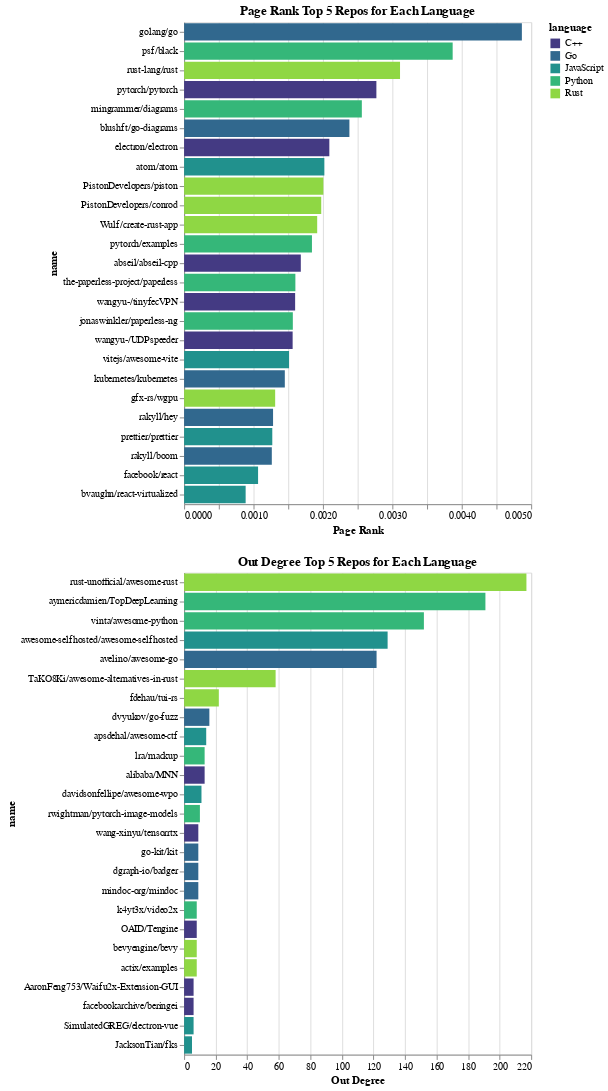

Notebook code cell kept with this figure:
### Markdown cell above
## Visualization of Analysis Results

### Code cell
import altair as alt
github_dataset = GitHubDataset(
    empty = False,
    file_path = './ghv9_tokenized.json',
    load_nlp = True,
    load_graph = True
)

results = []
for language in github_dataset.LANG_LIST:
    nodes = [node for _, node in github_dataset.G.nodes(data = True) if node['language'] == language]
    nodes.sort(reverse = True, key = lambda x: x['page_rank_0.90'])
    results += nodes[0:5]
page_rank_df = pd.DataFrame(results)
page_rank_df = page_rank_df.rename(columns={'page_rank_0.90': 'page_rank'})
page_rank_df.head()

results = []
for language in github_dataset.LANG_LIST:
    nodes = [node for _, node in github_dataset.G.nodes(data = True) if node['language'] == language]
    nodes.sort(reverse = True, key = lambda x: x['out_degree'])
    results += nodes[0:5]
out_degree_df = pd.DataFrame(results)
out_degree_df.head()

alt.Chart(page_rank_df).mark_bar().encode(
    x = alt.X('page_rank:Q', title='Page Rank'),
    y = alt.Y('name:N', sort = '-x'),
    color = alt.Color('language:O', scale=alt.Scale(scheme='viridis'))
).properties(
    title = 'Page Rank Top 5 Repos for Each Language',
    width = 360 
) & alt.Chart(out_degree_df).mark_bar().encode(
    x = alt.X('out_degree:Q', title='Out Degree'),
    y = alt.Y('name:N', sort = '-x'),
    color = alt.Color('language:O', scale=alt.Scale(scheme='viridis'))
).properties(
    title = 'Out Degree Top 5 Repos for Each Language',
    width = 360   
)

### Figure 1 — Vega-Lite specification as saved in the notebook (floating-point values rounded to 4 significant figures)
{"config": {"view": {"continuousWidth": 400, "continuousHeight": 300}}, "vconcat": [{"data": {"name": "data-5acddd41af1720ccb9db3c9541ede595"}, "mark": "bar", "encoding": {"color": {"type": "ordinal", "field": "language", "scale": {"scheme": "viridis"}}, "x": {"type": "quantitative", "field": "page_rank", "title": "Page Rank"}, "y": {"type": "nominal", "field": "name", "sort": "-x"}}, "title": "Page Rank Top 5 Repos for Each Language", "width": 360}, {"data": {"name": "data-560be703532cc8cf2dd49dea045d15e7"}, "mark": "bar", "encoding": {"color": {"type": "ordinal", "field": "language", "scale": {"scheme": "viridis"}}, "x": {"type": "quantitative", "field": "out_degree", "title": "Out Degree"}, "y": {"type": "nominal", "field": "name", "sort": "-x"}}, "title": "Out Degree Top 5 Repos for Each Language", "width": 360}], "$schema": "https://vega.github.io/schema/vega-lite/v4.8.1.json", "datasets": {"data-5acddd41af1720ccb9db3c9541ede595": [{"name": "psf/black", "link": "https://github.com/psf/black", "language": "Python", "topics": "", "community": -1, "stars": 30161, "betweenness_centrality": 0.0, "out_degree": 0, "in_degree": 25, "page_rank": 0.003869, "page_rank_0.50": 0.002375, "hits": -0.0}, {"name": "mingrammer/diagrams", "link": "https://github.com/mingrammer/diagrams", "language": "Python", "topics": "", "community": -1, "stars": 26453, "betweenness_centrality": 4.002e-07, "out_degree": 1, "in_degree": 4, "page_rank": 0.00256, "page_rank_0.50": 0.0006189, "hits": 1.942e-20}, {"name": "pytorch/examples", "link": "https://github.com/pytorch/examples", "language": "Python", "topics": "", "community": -1, "stars": 19223, "betweenness_centrality": 2.201e-06, "out_degree": 3, "in_degree": 3, "page_rank": 0.001842, "page_rank_0.50": 0.0005941, "hits": 0.0006163}, {"name": "the-paperless-project/paperless", "link": "https://github.com/the-paperless-project/paperless", "language": "Python", "topics": "", "community": -1, "stars": 7747, "betweenness_centrality": 8.005e-08, "out_degree": 1, "in_degree": 2, "page_rank": 0.001603, "page_rank_0.50": 0.0004569, "hits": 4.37e-21}, {"name": "jonaswinkler/paperless-ng", "link": "https://github.com/jonaswinkler/paperless-ng", "language": "Python", "topics": "", "community": -1, "stars": 5158, "betweenness_centrality": 0.0, "out_degree": 1, "in_degree": 1, "page_rank": 0.001566, "page_rank_0.50": 0.0003869, "hits": 6.799e-20}, {"name": "pytorch/pytorch", "link": "https://github.com/pytorch/pytorch", "language": "C++", "topics": "", "community": -1, "stars": 60243, "betweenness_centrality": 3.882e-06, "out_degree": 2, "in_degree": 11, "page_rank": 0.00277, "page_rank_0.50": 0.0009655, "hits": 0.0001867}, {"name": "electron/electron", "link": "https://github.com/electron/electron", "language": "C++", "topics": "", "community": -1, "stars": 104481, "betweenness_centrality": 8.005e-08, "out_degree": 1, "in_degree": 3, "page_rank": 0.002092, "page_rank_0.50": 0.0005719, "hits": -1.36e-20}, {"name": "abseil/abseil-cpp", "link": "https://github.com/abseil/abseil-cpp", "language": "C++", "topics": "", "community": -1, "stars": 11245, "betweenness_centrality": 0.0, "out_degree": 0, "in_degree": 2, "page_rank": 0.001681, "page_rank_0.50": 0.0006961, "hits": -0.0}, {"name": "wangyu-/tinyfecVPN", "link": "https://github.com/wangyu-/tinyfecVPN", "language": "C++", "topics": "", "community": -1, "stars": 1981, "betweenness_centrality": 4.002e-08, "out_degree": 1, "in_degree": 2, "page_rank": 0.001599, "page_rank_0.50": 0.0004566, "hits": -4.37e-21}, {"name": "wangyu-/UDPspeeder", "link": "https://github.com/wangyu-/UDPspeeder", "language": "C++", "topics": "", "community": -1, "stars": 4103, "betweenness_centrality": 0.0, "out_degree": 1, "in_degree": 1, "page_rank": 0.001563, "page_rank_0.50": 0.0003867, "hits": -2.768e-20}, {"name": "atom/atom", "link": "https://github.com/atom/atom", "language": "JavaScript", "topics": "", "community": -1, "stars": 58685, "betweenness_centrality": 0.0, "out_degree": 1, "in_degree": 1, "page_rank": 0.00202, "page_rank_0.50": 0.0004322, "hits": -5.439e-20}, {"name": "vitejs/awesome-vite", "link": "https://github.com/vitejs/awesome-vite", "language": "JavaScript", "topics": "", "community": -1, "stars": 7902, "betweenness_centrality": 4.803e-07, "out_degree": 1, "in_degree": 2, "page_rank": 0.001512, "page_rank_0.50": 0.0005303, "hits": 3.307e-05}, {"name": "prettier/prettier", "link": "https://github.com/prettier/prettier", "language": "JavaScript", "topics": "", "community": -1, "stars": 44216, "betweenness_centrality": 0.0, "out_degree": 0, "in_degree": 11, "page_rank": 0.00127, "page_rank_0.50": 0.0008196, "hits": -0.0}, {"name": "facebook/react", "link": "https://github.com/facebook/react", "language": "JavaScript", "topics": "", "community": -1, "stars": 197571, "betweenness_centrality": 0.0, "out_degree": 0, "in_degree": 7, "page_rank": 0.001065, "page_rank_0.50": 0.0006435, "hits": -0.0}, {"name": "bvaughn/react-virtualized", "link": "https://github.com/bvaughn/react-virtualized", "language": "JavaScript", "topics": "", "community": -1, "stars": 24379, "betweenness_centrality": 1.201e-07, "out_degree": 2, "in_degree": 2, "page_rank": 0.0008863, "page_rank_0.50": 0.0003782, "hits": -3.108e-20}, {"name": "rust-lang/rust", "link": "https://github.com/rust-lang/rust", "language": "Rust", "topics": "", "community": -1, "stars": 74355, "betweenness_centrality": 0.0, "out_degree": 0, "in_degree": 18, "page_rank": 0.003111, "page_rank_0.50": 0.001703, "hits": -0.0}, {"name": "PistonDevelopers/piston", "link": "https://github.com/PistonDevelopers/piston", "language": "Rust", "topics": "", "community": -1, "stars": 4216, "betweenness_centrality": 2.001e-07, "out_degree": 1, "in_degree": 4, "page_rank": 0.002006, "page_rank_0.50": 0.0005024, "hits": 0.002263}, {"name": "PistonDevelopers/conrod", "link": "https://github.com/PistonDevelopers/conrod", "language": "Rust", "topics": "", "community": -1, "stars": 3280, "betweenness_centrality": 2.001e-07, "out_degree": 1, "in_degree": 3, "page_rank": 0.001975, "page_rank_0.50": 0.0004383, "hits": 0.002275}, {"name": "Wulf/create-rust-app", "link": "https://github.com/Wulf/create-rust-app", "language": "Rust", "topics": "", "community": -1, "stars": 974, "betweenness_centrality": 2.121e-06, "out_degree": 2, "in_degree": 3, "page_rank": 0.001917, "page_rank_0.50": 0.0006207, "hits": 2.564e-19}, {"name": "gfx-rs/wgpu", "link": "https://github.com/gfx-rs/wgpu", "language": "Rust", "topics": "", "community": -1, "stars": 6067, "betweenness_centrality": 6.044e-06, "out_degree": 4, "in_degree": 7, "page_rank": 0.001312, "page_rank_0.50": 0.0006091, "hits": 4.394e-05}, {"name": "golang/go", "link": "https://github.com/golang/go", "language": "Go", "topics": "", "community": -1, "stars": 105692, "betweenness_centrality": 0.0, "out_degree": 0, "in_degree": 31, "page_rank": 0.004866, "page_rank_0.50": 0.002705, "hits": -0.0}, {"name": "blushft/go-diagrams", "link": "https://github.com/blushft/go-diagrams", "language": "Go", "topics": "", "community": -1, "stars": 3864, "betweenness_centrality": 0.0, "out_degree": 1, "in_degree": 1, "page_rank": 0.002381, "page_rank_0.50": 0.0004579, "hits": 3.8e-05}, {"name": "kubernetes/kubernetes", "link": "https://github.com/kubernetes/kubernetes", "language": "Go", "topics": "", "community": -1, "stars": 93658, "betweenness_centrality": 0.0, "out_degree": 0, "in_degree": 9, "page_rank": 0.001451, "page_rank_0.50": 0.000837, "hits": -0.0}, {"name": "rakyll/hey", "link": "https://github.com/rakyll/hey", "language": "Go", "topics": "", "community": -1, "stars": 14545, "betweenness_centrality": 1.921e-06, "out_degree": 1, "in_degree": 3, "page_rank": 0.001281, "page_rank_0.50": 0.0003744, "hits": -5.439e-20}, {"name": "rakyll/boom", "link": "https://github.com/rakyll/boom", "language": "Go", "topics": "", "community": -1, "stars": 4751, "betweenness_centrality": 0.0, "out_degree": 1, "in_degree": 1, "page_rank": 0.001263, "page_rank_0.50": 0.0003543, "hits": 3.42e-05}], "data-560be703532cc8cf2dd49dea045d15e7": [{"name": "aymericdamien/TopDeepLearning", "link": "https://github.com/aymericdamien/TopDeepLearning", "language": "Python", "topics": "", "community": -1, "stars": 5467, "betweenness_centrality": 0.0, "out_degree": 191, "in_degree": 0, "page_rank_0.90": 0.0001566, "page_rank_0.50": 0.0001804, "hits": 0.04033}, {"name": "vinta/awesome-python", "link": "https://github.com/vinta/awesome-python", "language": "Python", "topics": "", "community": -1, "stars": 146515, "betweenness_centrality": 0.0001306, "out_degree": 152, "in_degree": 3, "page_rank_0.90": 0.0005401, "page_rank_0.50": 0.0004097, "hits": 0.008206}, {"name": "lra/mackup", "link": "https://github.com/lra/mackup", "language": "Python", "topics": "", "community": -1, "stars": 12570, "betweenness_centrality": 0.0, "out_degree": 13, "in_degree": 0, "page_rank_0.90": 0.0001566, "page_rank_0.50": 0.0001804, "hits": 0.0001836}, {"name": "rwightman/pytorch-image-models", "link": "https://github.com/rwightman/pytorch-image-models", "language": "Python", "topics": "", "community": -1, "stars": 21903, "betweenness_centrality": 2.001e-07, "out_degree": 10, "in_degree": 1, "page_rank_0.90": 0.0001574, "page_rank_0.50": 0.0001809, "hits": 0.001012}, {"name": "k4yt3x/video2x", "link": "https://github.com/k4yt3x/video2x", "language": "Python", "topics": "", "community": -1, "stars": 5632, "betweenness_centrality": 2.127e-05, "out_degree": 8, "in_degree": 1, "page_rank_0.90": 0.0001574, "page_rank_0.50": 0.0001809, "hits": 0.0001215}, {"name": "alibaba/MNN", "link": "https://github.com/alibaba/MNN", "language": "C++", "topics": "", "community": -1, "stars": 7141, "betweenness_centrality": 1.841e-06, "out_degree": 13, "in_degree": 2, "page_rank_0.90": 0.0002215, "page_rank_0.50": 0.0002218, "hits": 0.001085}, {"name": "wang-xinyu/tensorrtx", "link": "https://github.com/wang-xinyu/tensorrtx", "language": "C++", "topics": "", "community": -1, "stars": 4810, "betweenness_centrality": 0.0, "out_degree": 9, "in_degree": 0, "page_rank_0.90": 0.0001566, "page_rank_0.50": 0.0001804, "hits": 0.0007792}, {"name": "OAID/Tengine", "link": "https://github.com/OAID/Tengine", "language": "C++", "topics": "", "community": -1, "stars": 4164, "betweenness_centrality": 5.003e-07, "out_degree": 8, "in_degree": 1, "page_rank_0.90": 0.0001574, "page_rank_0.50": 0.0001809, "hits": 0.0007202}, {"name": "AaronFeng753/Waifu2x-Extension-GUI", "link": "https://github.com/AaronFeng753/Waifu2x-Extension-GUI", "language": "C++", "topics": "", "community": -1, "stars": 8299, "betweenness_centrality": 3.602e-07, "out_degree": 6, "in_degree": 1, "page_rank_0.90": 0.0001744, "page_rank_0.50": 0.0001917, "hits": 0.0002508}, {"name": "facebookarchive/beringei", "link": "https://github.com/facebookarchive/beringei", "language": "C++", "topics": "", "community": -1, "stars": 3150, "betweenness_centrality": 0.0, "out_degree": 6, "in_degree": 0, "page_rank_0.90": 0.0001566, "page_rank_0.50": 0.0001804, "hits": 2.416e-05}, {"name": "awesome-selfhosted/awesome-selfhosted", "link": "https://github.com/awesome-selfhosted/awesome-selfhosted", "language": "JavaScript", "topics": "", "community": -1, "stars": 108004, "betweenness_centrality": 0.0, "out_degree": 129, "in_degree": 0, "page_rank_0.90": 0.0001566, "page_rank_0.50": 0.0001804, "hits": 0.001317}, {"name": "apsdehal/awesome-ctf", "link": "https://github.com/apsdehal/awesome-ctf", "language": "JavaScript", "topics": "", "community": -1, "stars": 7463, "betweenness_centrality": 0.0, "out_degree": 14, "in_degree": 0, "page_rank_0.90": 0.0001566, "page_rank_0.50": 0.0001804, "hits": 4.045e-05}, {"name": "davidsonfellipe/awesome-wpo", "link": "https://github.com/davidsonfellipe/awesome-wpo", "language": "JavaScript", "topics": "", "community": -1, "stars": 7679, "betweenness_centrality": 0.0, "out_degree": 11, "in_degree": 0, "page_rank_0.90": 0.0001566, "page_rank_0.50": 0.0001804, "hits": 3.403e-18}, {"name": "SimulatedGREG/electron-vue", "link": "https://github.com/SimulatedGREG/electron-vue", "language": "JavaScript", "topics": "", "community": -1, "stars": 15125, "betweenness_centrality": 0.0, "out_degree": 6, "in_degree": 0, "page_rank_0.90": 0.0001566, "page_rank_0.50": 0.0001804, "hits": 2.167e-07}, {"name": "JacksonTian/fks", "link": "https://github.com/JacksonTian/fks", "language": "JavaScript", "topics": "", "community": -1, "stars": 17223, "betweenness_centrality": 0.0, "out_degree": 5, "in_degree": 0, "page_rank_0.90": 0.0001566, "page_rank_0.50": 0.0001804, "hits": 4.441e-05}, {"name": "rust-unofficial/awesome-rust", "link": "https://github.com/rust-unofficial/awesome-rust", "language": "Rust", "topics": "", "community": -1, "stars": 29995, "betweenness_centrality": 0.0001639, "out_degree": 217, "in_degree": 2, "page_rank_0.90": 0.0002902, "page_rank_0.50": 0.0002596, "hits": 0.4865}, {"name": "TaKO8Ki/awesome-alternatives-in-rust", "link": "https://github.com/TaKO8Ki/awesome-alternatives-in-rust", "language": "Rust", "topics": "", "community": -1, "stars": 2660, "betweenness_centrality": 0.0, "out_degree": 58, "in_degree": 0, "page_rank_0.90": 0.0001566, "page_rank_0.50": 0.0001804, "hits": 0.00933}, {"name": "fdehau/tui-rs", "link": "https://github.com/fdehau/tui-rs", "language": "Rust", "topics": "", "community": -1, "stars": 8967, "betweenness_centrality": 5.714e-05, "out_degree": 22, "in_degree": 9, "page_rank_0.90": 0.0008942, "page_rank_0.50": 0.0005211, "hits": 0.007724}, {"name": "bevyengine/bevy", "link": "https://github.com/bevyengine/bevy", "language": "Rust", "topics": "", "community": -1, "stars": 19669, "betweenness_centrality": 6.004e-06, "out_degree": 8, "in_degree": 4, "page_rank_0.90": 0.0004876, "page_rank_0.50": 0.0003918, "hits": 0.007097}, {"name": "actix/examples", "link": "https://github.com/actix/examples", "language": "Rust", "topics": "", "community": -1, "stars": 2749, "betweenness_centrality": 3.782e-06, "out_degree": 8, "in_degree": 2, "page_rank_0.90": 0.0002345, "page_rank_0.50": 0.0002278, "hits": 0.007175}, {"name": "avelino/awesome-go", "link": "https://github.com/avelino/awesome-go", "language": "Go", "topics": "", "community": -1, "stars": 90616, "betweenness_centrality": 9.674e-05, "out_degree": 122, "in_degree": 7, "page_rank_0.90": 0.001033, "page_rank_0.50": 0.0006872, "hits": 0.0002401}, {"name": "dvyukov/go-fuzz", "link": "https://github.com/dvyukov/go-fuzz", "language": "Go", "topics": "", "community": -1, "stars": 4503, "betweenness_centrality": 8.405e-06, "out_degree": 16, "in_degree": 1, "page_rank_0.90": 0.0001643, "page_rank_0.50": 0.0001832, "hits": 9.063e-06}, {"name": "go-kit/kit", "link": "https://github.com/go-kit/kit", "language": "Go", "topics": "", "community": -1, "stars": 24154, "betweenness_centrality": 0.0, "out_degree": 9, "in_degree": 0, "page_rank_0.90": 0.0001566, "page_rank_0.50": 0.0001804, "hits": 1.388e-05}, {"name": "dgraph-io/badger", "link": "https://github.com/dgraph-io/badger", "language": "Go", "topics": "", "community": -1, "stars": 11479, "betweenness_centrality": 1.133e-05, "out_degree": 9, "in_degree": 2, "page_rank_0.90": 0.0002443, "page_rank_0.50": 0.0002234, "hits": 2.11e-06}, {"name": "mindoc-org/mindoc", "link": "https://github.com/mindoc-org/mindoc", "language": "Go", "topics": "", "community": -1, "stars": 6045, "betweenness_centrality": 0.0, "out_degree": 9, "in_degree": 0, "page_rank_0.90": 0.0001566, "page_rank_0.50": 0.0001804, "hits": 1.144e-06}]}}
